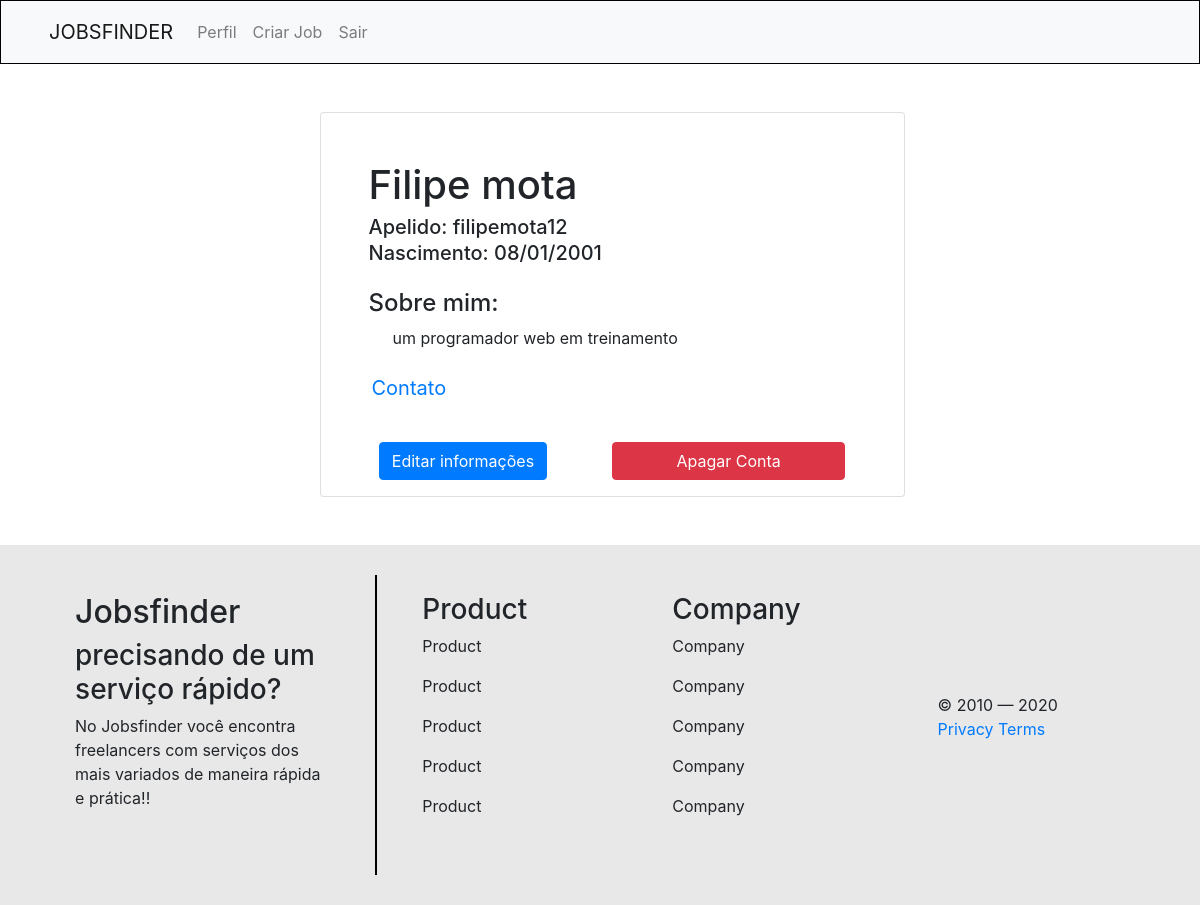
The page /meuperfil (signed in) on the database as committed earlier.
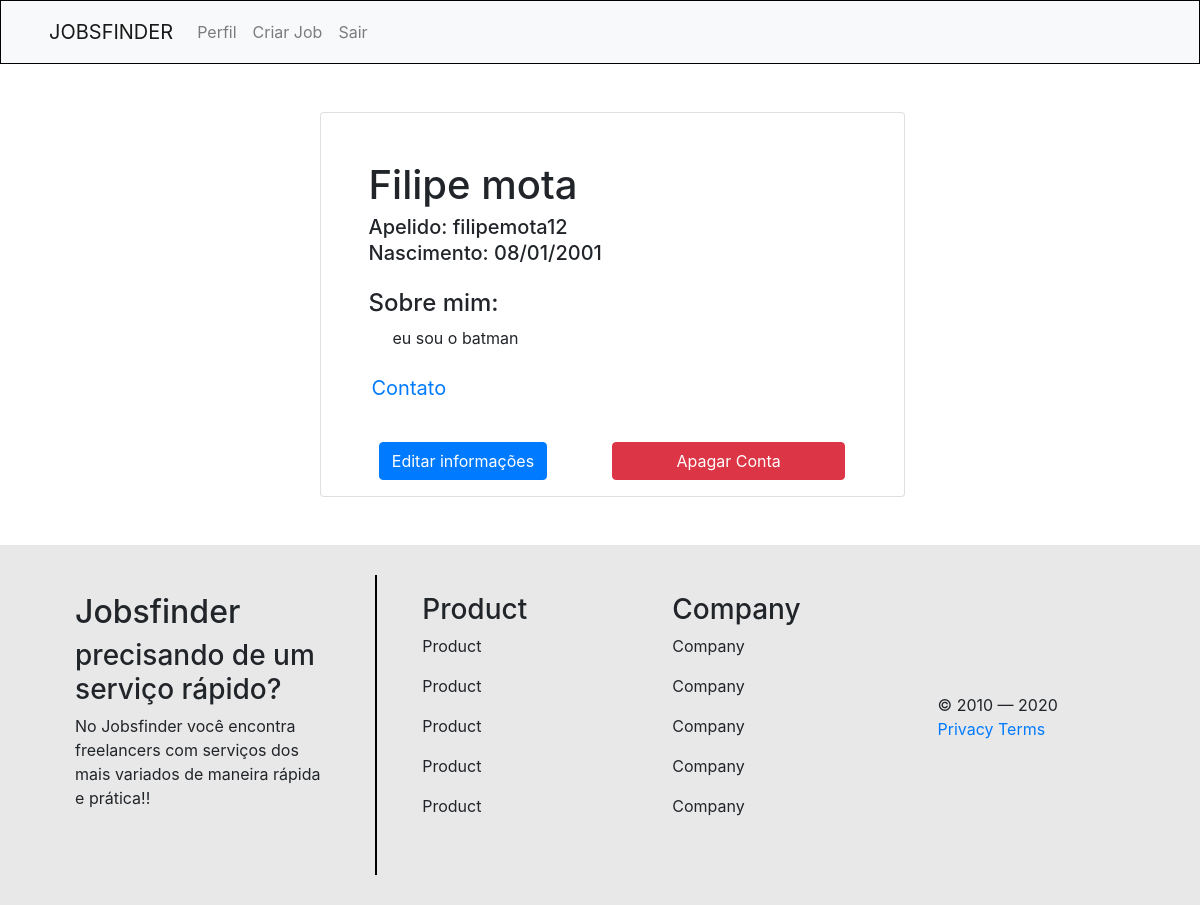
The same page on the database as committed later.
### app/models/user.py (models this page shows, shortened)
class User(UserMixin, db.Model):
    __tablename__ = "users"
    id = db.Column(db.Integer, primary_key=True)
    nick_name = db.Column(db.String(80), unique=True, nullable=False )
    name = db.Column(db.String(80), unique=True, nullable=False )
    password = db.Column(db.String(255), nullable=False )
    email = db.Column(db.String(120), unique=True, nullable=False)
    number = db.Column(db.String(16), nullable=False )
    date = db.Column(db.String(10), nullable=False )
    desc = db.Column(db.String())
    def __repr__(self):
        return "<User %r>" % self.email

### app/controllers/router.py (the view)
@app.route('/meuperfil')
def meuperfil():
    if not current_user.is_authenticated:
        return redirect(url_for('login'))
    user = User.query.filter_by(id=current_user.id).first()
    return render_template('perfil.html', id=current_user.id, user=user)

### app/controllers/router.py (called while the page is built)
@login_manager.user_loader
def load_user(user_id):
    return User.query.filter_by(id=user_id).first()

### app/templates/perfil.html (shortened to what this page needs)
<!DOCTYPE html>
<html lang="pt-BR">
<head>
    <link rel='stylesheet' href="{{ url_for('static', filename= 'css/bootstrap.min.css' ) }}">
  <link rel='stylesheet' href="{{ url_for('static', filename= 'style.css' ) }}">
</head>
<body>
    <nav class="navbar navbar-expand-lg navbar-light bg-light px-5">
      {% if current_user.is_authenticated %}
      <a class="navbar-brand" href="{{ url_for('index', id=current_user) }}">JOBSFINDER</a>
      {% else %}
      <a class="navbar-brand" href="{{ url_for('presentation') }}">JOBSFINDER</a>
      {% endif %}
        <div class="collapse navbar-collapse" id="navbarNav">
          <ul class="navbar-nav col-8">
            {% if id %}
            <li class="nav-item">
              <a class="nav-link" href="{{ url_for('meuperfil') }}">Perfil
              </a>
            </li>
            <li class="nav-item">
                <a class="nav-link" href="{{ url_for('cadastroJobs', id=id) }}">Criar Job</a>
            </li>
            <li class="nav-item">
                <a class="nav-link" href="{{ url_for('logout') }}">Sair</a>
            </li>
            {% endif %}
          </ul>
        </div>
      </nav>
      <div class='container-fluid d-flex justify-content-center py-5' style="height: auto">
        <div class="card ml-4 w-50 pb-3" style="height:auto">
            <div class="card-body pl-5 pt-5">
              <h1 class="card-title">{{ user.name }}</h1>
              <h5 class="card-subtitle mb-2"> Apelido: {{ user.nick_name }}</h5>
              <h5 class='card-subtitle mb-4'>Nascimento: {{ user.date }}</h5>
              <h4>Sobre mim:</h4>
              <p class='pl-4'>{{ user.desc }}</p>
            </div>
            <div class="accordion-item pl-5 pb-4" style="margin-top: -20px; margin-left: -10px;">
              <h2 class="accordion-header" id="headingOne">
                <a class="btn text-primary fs-4" type="button" data-bs-toggle="collapse" data-bs-target="#collapseOne" aria-expanded="false" aria-controls="collapseOne">
                  <text style="font-size: 20px">Contato</text>
                </a>
              </h2>
            </div>
            <div class=' d-flex justify-content-center'>
              <a href="{{ url_for('editar', id_user=current_user.id) }}" style="width: 40%;"><button class='btn btn-primary mr-2'> Editar informações</button></a>
              <br>
              <button class='btn btn-danger' style="width: 40%;" data-bs-toggle="modal" data-bs-target="#exampleModal">Apagar Conta</button>
            </div>
      </div>
        </div>
      <footer style="background: #E8E8E8;">
        <div class="container text-center text-md-left">
          <div class="row text-center text-md-left">
            <div class="col-md-3 col-lg-3 col-xl-3 mx-auto mt-5">
              <h2>Jobsfinder</h2>
              <h3>precisando de um serviço rápido?</h3>
              <p>No Jobsfinder você encontra freelancers com serviços dos mais variados de maneira rápida e prática!!
              </p>
            </div>
            <div class="linha-vertical"></div>
            <div class="col-md-2 col-lg-2 col-xl-2 mx-auto mt-5">
              <h3>Product</h3>
              <p>
                <a>Product</a>
              </p>
              <p>
                <a>Product</a>
              </p>
              <p>
                <a>Product</a>
              </p>
              <p>
                <a>Product</a>
              </p>
              <p>
                <a>Product</a>
              </p>
            </div>
            <div class="col-md-3 col-lg-2 col-xl-2 mx-auto mt-5">
              <h3>Company</h3>
              <p>
                <a>Company</a>
              </p>
              <p>
                <a>Company</a>
              </p>
              <p>
                <a>Company</a>
              </p>
              <p>
                <a>Company</a>
              </p>
              <p>
                <a>Company</a>
              </p>
            </div>
            <div class="row align-items-center">
              <div class="col-md-7 col-lg-8">
                <p>© 2010 — 2020 <a href="#">Privacy</a> <a href="#">Terms</a>
                </p>
              </div>
            </div>
          </div>
        </div>
      </footer>
</body>
</html>

### app/static/style.css (style rules this page uses)
.navbar { position: relative; height: 64px; background: #FFFFFF; border: 1px solid #000000; box-sizing: border-box; }
.linha-vertical { height: 300px; border-left: 2px solid; margin-top: 30px; margin-bottom: 30px; color:#000000; }

Rows that differ between the two databases and show on the page:
changed User "Filipe mota": desc "um programador web em treinamento" → "eu sou o batman"
